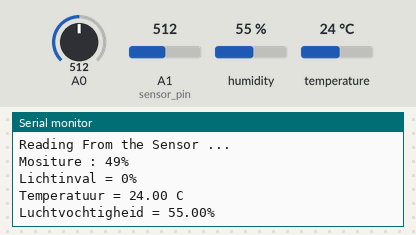
Bench run of a sketch on a simulated Arduino Uno, built with avr-gcc and run on an emulated ATmega328P. Shown: the last lines printed to the serial monitor. The inputs (shaded band) are chosen by the test bench; at power-on: humidity 55 %, A1 (sensor_pin) = 512, temperature 24 °C, A0 = 512.

Above: at 3.2 s.
3.3 s: humidity set to 22 %
At 4.7 s:
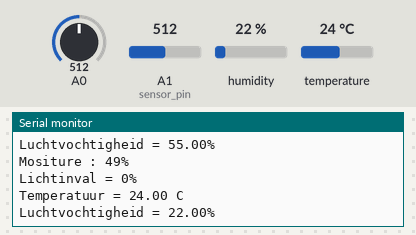
5.4 s: A1 (sensor_pin) set to 716
7.5 s: temperature set to 12 °C
At 9.3 s:
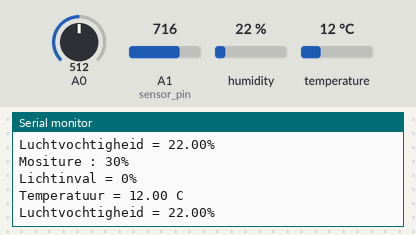
9.6 s: A1 (sensor_pin) set to 992
11.7 s: humidity set to 40 %
At 13.4 s:
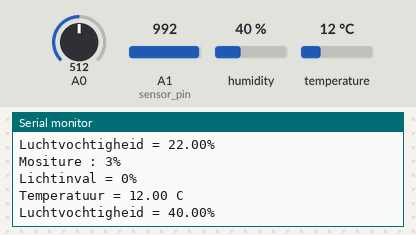
Timing chart, 0 to 14.8 s (numbered marks = the images above; inputs shaded):
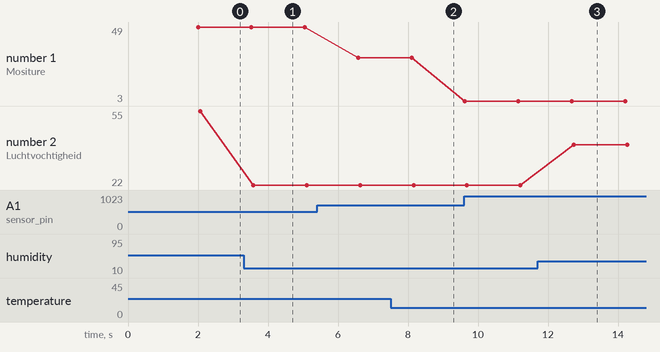

Measured:
- after the input at 3.3 s, the serial monitor: prints a new line after 0.28 s (image 1)
- after the input at 7.5 s, the serial monitor: prints a new line after 0.64 s (image 2)
- after the input at 11.7 s, the serial monitor: prints a new line after 1.0 s (image 3)
- plotted number 1: 49 → 30 after the input at 5.4 s, 30 → 3 after the input at 9.6 s
- plotted number 2: 55 → 22 after the input at 3.3 s, 22 → 40 after the input at 11.7 s

The sketch:

light_hum_grnd.ino
```cpp
#include <dht.h>
dht DHT;

#define DHT11_PIN 7

int light;

int sensor_pin = A1;

int output_value ;

void setup() {

   Serial.begin(9600);

   Serial.println("Reading From the Sensor ...");

   delay(2000);

   }

void loop() {

   output_value= analogRead(sensor_pin);

   output_value = map(output_value,1023,0,0,100);

   Serial.print("Mositure : ");

   Serial.print(output_value);

   Serial.println("%");

    light = 1023-analogRead(A0);
    Serial.print("Lichtinval = ");
//    lichtinval in procenten berekening
      light = (light/1023)*100;
      Serial.print(light);
      Serial.println("%");

//    if (light < 10) {
//      Serial.println("Donker");
//    } else if (light < 200) {
//      Serial.println("Schemerig");
//    } else if (light < 500) {
//      Serial.println("Licht");
//    } else if (light < 800) {
//      Serial.println("Fel");
//    } else {
//      Serial.println("Heel fel");
//    }
    int chk = DHT.read11(DHT11_PIN);
    Serial.print("Temperatuur = ");
    Serial.print(DHT.temperature);
    Serial.println(" C");
    Serial.print("Luchtvochtigheid = ");
    Serial.print(DHT.humidity);
    Serial.println("%");
    Serial.println("");
    delay(1500);

   }
```
